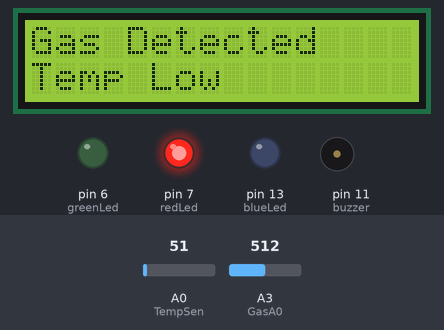
Recording of a sketch running on a simulated Arduino Uno, built with avr-gcc and run on an emulated ATmega328P. On the bench: 16×2 character LCD, output pins drawn as LEDs (lit = HIGH), buzzer (waves = sounding). Dashed ring = blinking. Inputs (shaded band) come from the test bench; at power-on: A0 (TempSen) = 51, A3 (GasA0) = 512.

Above: at 6.3 s.
6.4 s: A0 (TempSen) set to 56
At 7.5 s:
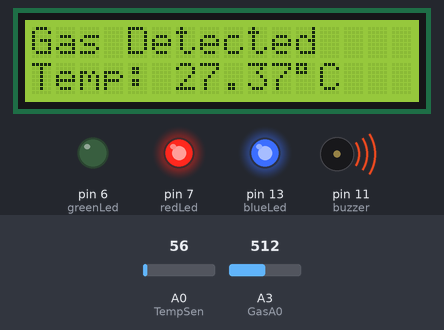
8.7 s: A3 (GasA0) set to 416
11.0 s: A3 (GasA0) set to 391
At 12.5 s:
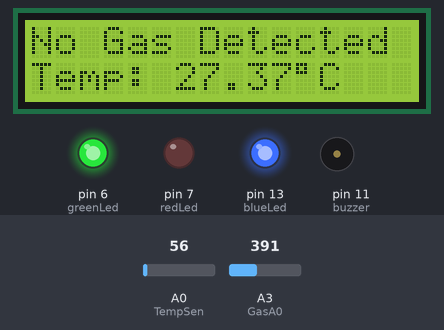
13.6 s: A0 (TempSen) set to 30
At 16.1 s:
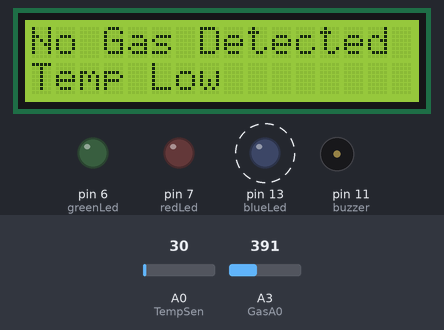
19.0 s: A0 (TempSen) set to 86
At 20.7 s:
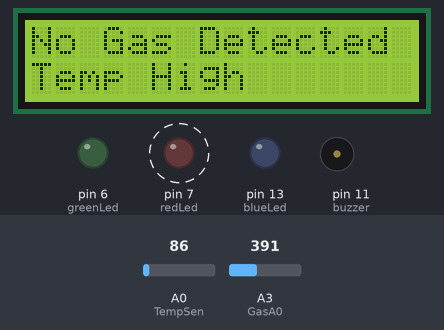
24.4 s: A3 (GasA0) set to 410
At 26.5 s:
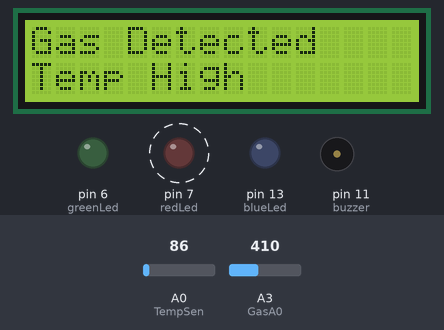
Timing chart, 0 to 30.8 s (numbered marks = the images above; inputs shaded):
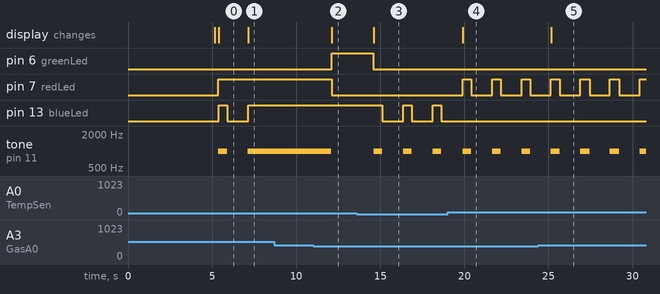

Measured:
- the behaviour switches between 51 and 52 on A0 (TempSen) (found by bisection; images 0 and 1)
- the behaviour switches between 401 and 400 on A3 (GasA0) (found by bisection; images 1 and 2)
- after the input at 6.4 s, pin 13 (blueLed): goes on until 7.1 s, then stays HIGH; tone on pin 11 (buzzer): goes on until 7.1 s, then stays 1000 Hz; the display: changes after 0.76 s (image 1)
- after the input at 8.7 s, every drawn part: stays the same
- after the input at 11.0 s, pin 6 (greenLed): LOW → HIGH after 1.1 s; pin 7 (redLed): HIGH → LOW after 1.1 s; tone on pin 11 (buzzer): 1000 Hz → silent after 1.1 s; the display: changes after 1.1 s (image 2)
- after the input at 13.6 s, pin 6 (greenLed): HIGH → LOW after 1.0 s; pin 13 (blueLed): alternates HIGH for 0.50 s and LOW for 1.3 s, starting after 1.5 s; tone on pin 11 (buzzer): alternates 1000 Hz for 0.50 s and silent for 1.3 s, starting after 1.0 s; the display: changes after 1.0 s (image 3)
- after the input at 19.0 s, pin 7 (redLed): alternates HIGH for 0.50 s and LOW for 1.3 s, starting after 0.90 s; pin 13 (blueLed): stops changing and stays LOW; the display: changes after 0.90 s (image 4)
- after the input at 24.4 s, the display: changes after 0.78 s (image 5)

The sketch:

gas.ino
```cpp
#include <Wire.h>
#include <LiquidCrystal_I2C.h>
#include <SoftwareSerial.h>
SoftwareSerial bt(8, 9); // RX, TX
#define TempSen A0
//I2C pins declaration
LiquidCrystal_I2C lcd(0x27, 16, 2);
int buzzer = 11;
int GasA0 = A3;
int sensorThreshold = 400;
int greenLed = 6;
int redLed = 7;
int blueLed = 13;


void setup() {
  pinMode(buzzer, OUTPUT);
  pinMode(GasA0, INPUT);
  pinMode(greenLed, OUTPUT);
  pinMode(redLed, OUTPUT);
  pinMode(blueLed, OUTPUT);
  Serial.begin(9600);
  bt.begin(9600);
  lcd.begin();//Defining 16 columns and 2 rows of lcd display
  lcd.backlight();
  lcd.begin();
  lcd.setCursor(0, 0);
  lcd.print(" WELCOME :)");
  lcd.setCursor(0, 1);
  lcd.print("I Am RoverX...");
  delay(5000);
  lcd.clear();

}
void loop() {
  int analogSensor = analogRead(GasA0);

  float TempValue = analogRead(TempSen);
  float TempRead = (TempValue * 500) / 1023;
  //  Serial.println(TempRead);
  delay(200);


  //  Serial.print("Pin A0: ");
  //  Serial.println(analogSensor);

  //gas start
  if (analogSensor > sensorThreshold)
  {
    tone(buzzer, 1000);
    digitalWrite(redLed, HIGH);
    //    Serial.print("Danger \n");
    lcd.setCursor(0, 0);
    lcd.print("Gas Detected   ");
    lcd.setCursor(0, 1);
    lcd.print("Temp: ");
    lcd.print(TempRead);
    lcd.print((char)223); //degree symbol
    lcd.print("C ");
    //    lcd.print("           ");
    digitalWrite(greenLed, LOW);
  }
  else
  {
    noTone(buzzer);
    //    Serial.print("Safe \n");
    lcd.setCursor(0, 0);
    lcd.print("No Gas Detected");
    lcd.setCursor(0, 1);
    lcd.print("Temp: ");
    lcd.print(TempRead);
    lcd.print((char)223); //degree symbol
    lcd.print("C ");
    //    lcd.print("           ");
    digitalWrite(greenLed, HIGH);
    digitalWrite(redLed, LOW);
  }

  //gas end


  //temperature start
  if (TempRead >= 40) {
    digitalWrite(greenLed, LOW);
    lcd.setCursor(0, 1);
    lcd.print("Temp High");
    lcd.print("           ");
    tone(buzzer, 1000);
    digitalWrite(redLed, HIGH);
    delay(500);
    digitalWrite(redLed, LOW);
    noTone(buzzer);
    digitalWrite(blueLed, LOW);
  }

  else if (TempRead <= 25) {
    digitalWrite(greenLed, LOW);
    lcd.setCursor(0, 1);
    lcd.print("Temp Low");
    lcd.print("           ");
    tone(buzzer, 1000);
    digitalWrite(blueLed, HIGH);
    delay(500);
    digitalWrite(blueLed, LOW);
    noTone(buzzer);
    digitalWrite(blueLed, LOW);
  }

  else {
    digitalWrite(blueLed, HIGH);
  }
  //temperature end

  //bluetooth Start
  bt.print(TempRead); //send distance to MIT App
  bt.print(";");
  bt.print(analogSensor); //send distance to MIT App
  bt.println(";");

  delay(1000);

}
```
